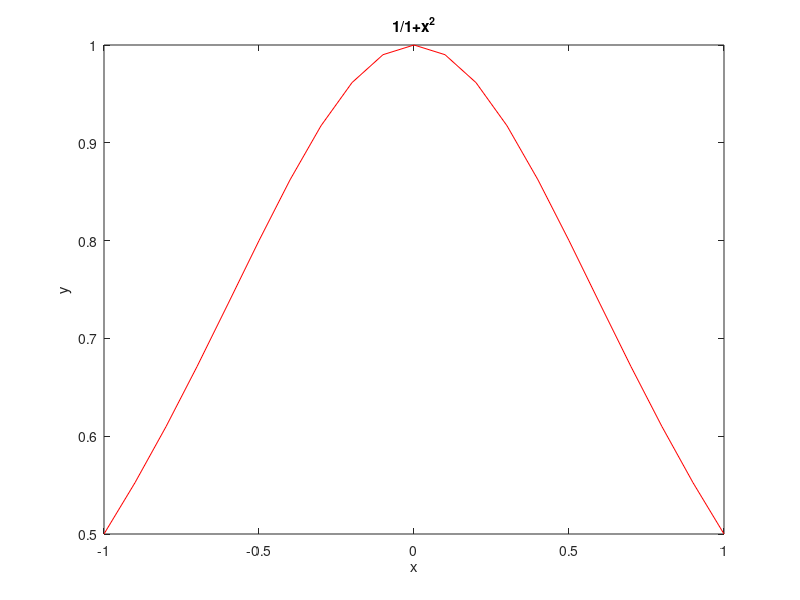

This chart was generated by the following MATLAB code:
% Autor: Hernandez Lopez Raul @Neo
% correo: freeenergy1975@gmail.com
% Teorema de existencia
x = -1:0.1:1;
y = 1./(1+(x.^2));

plot(x, y, 'r');

title("1/1+x^2");

xlabel("x");
ylabel("y");

